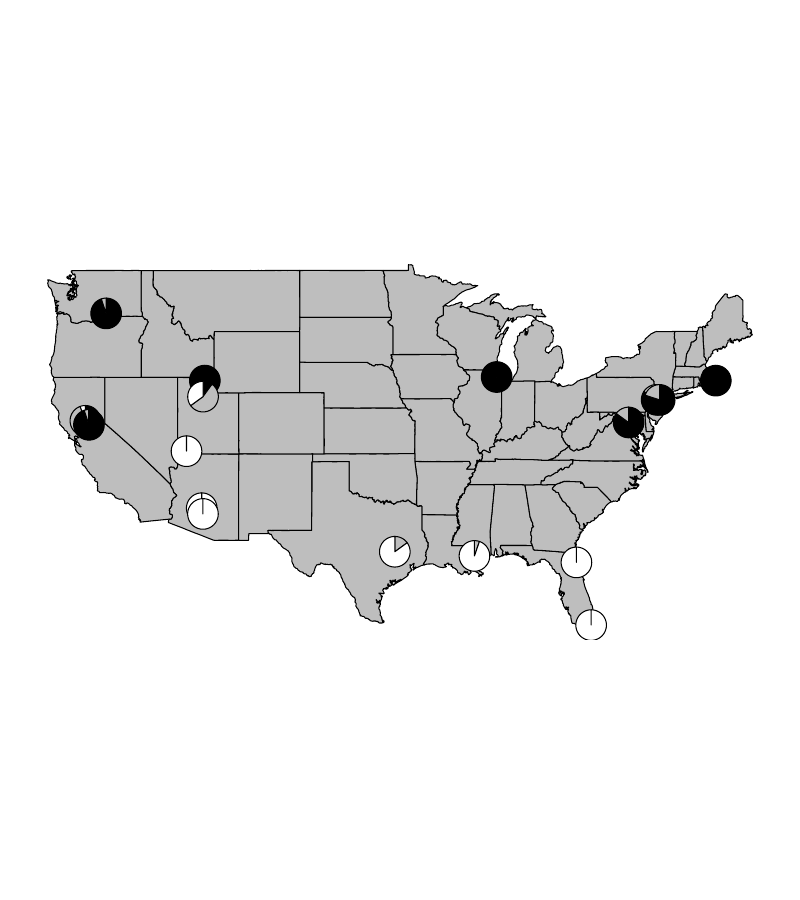

R code for this plot:
# This script starts after data wrangling, with a data input csv file.

# load library
library(raster)
library(maps)
library(mapdata)
source("http://membres-timc.imag.fr/Olivier.Francois/POPSutilities.R")
library(fields)
library(mapplots)
library(sp)
library(classInt)
library(ggplot2)
library(terra)

#############################################
# Import site sampling points, create spatial
#############################################
# add sampled points
sites <- read.csv("ace2_by_site_date.csv")
sitesSp <- SpatialPoints(coords = cbind(sites$longitude,sites$latitude))

#############################################
# Habitat suitability models as netCDF files
#############################################
# import netCDF files from https://github.com/lanl/culexmaxentmodels

# pip North America with chosen extent 
pip <- brick("culex_pipiens_meansuitability.nc")

# quinx, set extent to match
quinq.full <- brick("culex_quinquefasciatus_meansuitability.nc")
quinq <- setExtent(quinq.full,extent(pip),keepres = TRUE)
quinq <- resample(quinq, pip)
#identical(extent(pip),extent(quinq))

#############################################
# Plot both distributions with complementary colors:
#############################################
library(scales)  #to use alpha() function

upperleft=rgb(0,150,235, maxColorValue=255)
upperright=rgb(130,0,80, maxColorValue=255)
bottomleft="white" #rgb(220,220,220,  maxColorValue=255)
bottomright=rgb(255,230,15, maxColorValue=255)

colfuncX <- colorRampPalette(c(bottomleft,upperleft))
colfuncY <- colorRampPalette(c(bottomleft,bottomright))


#############################################
# Extract suitability at each location, create data frame
#############################################

# start data frame and name fields
sitesDf <- as.data.frame(sites[,1:7])
names(sitesDf) <- c("locality","site","pp","pq","qq","latitude","longitude")

# extract habitat suitability value for pip and quinq layers at each point
sitesDf$pip_hs <- extract(pip, sitesSp)
sitesDf$quinq_hs <- extract(quinq, sitesSp)

# calculate + add: hybrid index,suitability index
sitesDf$alleles <- (sites$pp*2)+(sites$pq*2)+(sites$qq*2)
sitesDf$h_index <- ((2*sitesDf$pp)+(sitesDf$pq))/sitesDf$alleles # p/p+q
sitesDf$s_index <- sitesDf$pip_hs/(sitesDf$pip_hs+sitesDf$quinq_hs) # pip suitability / total suitability
#plot(sitesDf$h_index,sitesDf$s_index, xlim = c(0,1), ylim = c(0,1))
#abline(0,1)

# name rows
rownames(sitesDf)<- sitesDf$site


#######################################
# Plot Pies onto habitat suitability with jitter
#######################################
# Start the PDF device driver
pdf(file="Habitat_ace2_pies.pdf", width=11, height=8.5)

# Set xpd to NA to allow for plotting in the margins
par(xpd = NA)

plot(pip, main="", col=alpha(colfuncX(10),1),frame.plot=F,axes=F,box=F,add=F,legend=F,mar = rep(10,4))
plot(quinq, col=alpha(colfuncY(10),0.75),frame.plot=F,axes=F,box=F,add=T,legend=F)
#points(sitesSp, pch = 20)

# add from data table with x/y offset
x_offset <- c(0,0,0,5,5+(0.96788-0.82005),3,8.5,-6,0,-6-(.59845-.30633),0,-8,-2,0,0,5,5)
y_offset <- c(0,0,0,3,-.5,-6,-3,2.5,0,-2.5,0,-3,-4,0,0,1,.5)
for (i in 1:17){
  lines(x = c(sitesDf$longitude[i],sitesDf$longitude[i]+x_offset[i]), y = c(sitesDf$latitude[i],sitesDf$latitude[i]+y_offset[i]))
  add.pie(z = c(sitesDf$pp[i],sitesDf$pq[i],sitesDf$qq[i]), x = sitesDf$longitude[i]+x_offset[i], y = sitesDf$latitude[i]+y_offset[i], clockwise=TRUE, labels = "", col = c("black","grey","white"), cex = 2, radius = 2 )
}

dev.off()

#######################################
# Plot Pies onto Map with jitter
#######################################

# Start the PDF device driver
#pdf(file="USA_ace2_pies.pdf", width=11, height=8.5)

# Set xpd to NA to allow for plotting in the margins
par(xpd = NA)

# plot outline of states
map("state", col = "grey90", fill = TRUE, mar = rep(10, 4))

# add from data table with x/y offset
x_offset <- c(0,0,0,5,5+(0.96788-0.82005),3,8.5,-6,0,-6-(.59845-.30633),0,-8,-2,0,0,5,5)
y_offset <- c(0,0,0,3,-.5,-6,-3,2.5,0,-2.5,0,-3,-4,0,0,1,.5)
for (i in 1:17){
  lines(x = c(sitesDf$longitude[i],sitesDf$longitude[i]+x_offset[i]), y = c(sitesDf$latitude[i],sitesDf$latitude[i]+y_offset[i]))
  add.pie(z = c(sitesDf$pp[i],sitesDf$pq[i],sitesDf$qq[i]), x = sitesDf$longitude[i]+x_offset[i], y = sitesDf$latitude[i]+y_offset[i], clockwise=TRUE, labels = "", col = c("black","grey","white"), cex = 2, radius = 2 )
}

dev.off()
